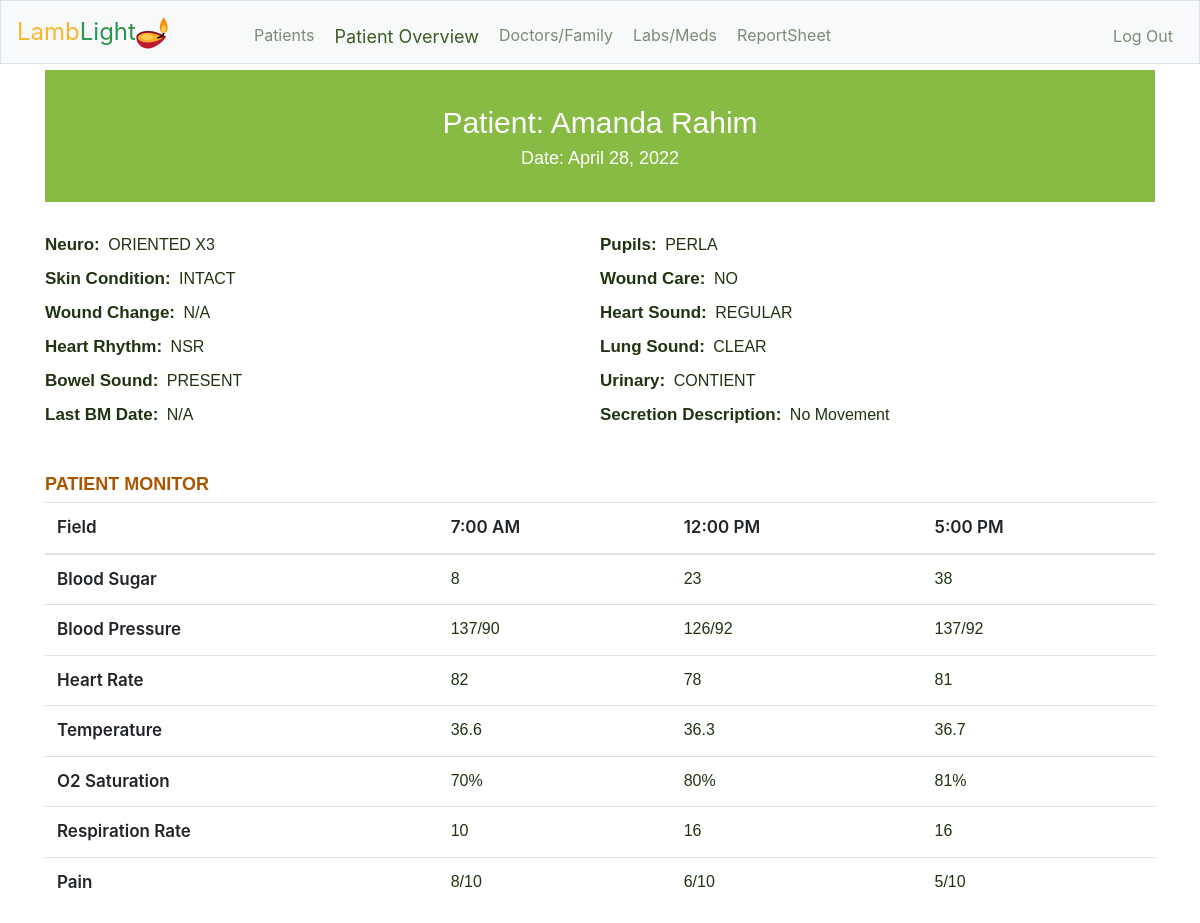
The app's page /patient_overview (signed in) with its own data.
### tables this page shows
CREATE TABLE patients (
      id INTEGER,
      first_name TEXT NOT NULL,
      last_name TEXT NOT NULL,
      dob TEXT NOT NULL,
      sex TEXT,
      code_status TEXT NOT NULL,
      diagnosis TEXT NOT NULL,
      history TEXT NOT NULL,
      allergies TEXT NOT NULL,
      picture TEXT NOT NULL UNIQUE,
      room TEXT NOT NULL,
      PRIMARY KEY(id)
);

CREATE TABLE patient_overview (
      overview_id INTEGER,
      p_overview_id INTEGER NOT NULL,
      overview_date TEXT NOT NULL,
      neuro_state TEXT NOT NULL,
      pupils TEXT NOT NULL,
      skin TEXT NOT NULL,
      wound_care TEXT NOT NULL,
      wound_change TEXT NOT NULL,
      heart_sound TEXT NOT NULL,
      heart_rhythm TEXT NOT NULL,
      lung_sound TEXT NOT NULL,
      bowel_sound TEXT NOT NULL,
      urinary TEXT NOT NULL,
      last_bm TEXT NOT NULL,
      secretion_d TEXT,
      PRIMARY KEY(overview_id),
      FOREIGN KEY(p_overview_id) REFERENCES patients(id)
);

CREATE TABLE patient_monitor (
      monitor_id INTEGER,
      p_monitor_id INTEGER NOT NULL,
      monitor_date TEXT NOT NULL,
      time INTEGER NOT NULL,
      bs NUMERIC NOT NULL,
      bp TEXT NOT NULL,
      hr NUMERIC NOT NULL,
      temp NUMERIC NOT NULL,
      o_sat TEXT NOT NULL,
      rr NUMERIC NOT NULL,
      pain TEXT NOT NULL,
      PRIMARY KEY(monitor_id),
      FOREIGN KEY(p_monitor_id) REFERENCES patients(id)
);

### application.py (the view)
@application.route("/patient_overview")
def patient_overview():
    overV_data = {}
    if not data.current_patient_id:
        overV_data = db.execute("SELECT * FROM (SELECT id, first_name, last_name FROM patients) JOIN patient_overview ON id = p_overview_id WHERE id=? ORDER BY overview_id DESC LIMIT 1", data.first_patient_id)
    else:
        overV_data = db.execute("SELECT * FROM (SELECT id, first_name, last_name FROM patients) JOIN patient_overview ON id = p_overview_id WHERE id=? ORDER BY overview_id DESC LIMIT 1", data.current_patient_id)
    DO = overV_data[0]
    DM = db.execute("SELECT * FROM patient_monitor WHERE p_monitor_id=? ORDER BY monitor_id DESC LIMIT 3", DO['id'])
    return render_template("patient_overview.html", DO=DO, DM=DM)

### application.py (called while the page is built)
@application.after_request
def after_request(response):
    response.headers["Cache-Control"] = "no-cache, no-store, must-revalidate"
    response.headers["Expires"] = 0
    response.headers["Pragma"] = "no-cache"
    return response

### templates/patient_overview.html (shortened to what this page needs)
{% extends "layout.html" %}
{% block nav1 %}
    <ul class="navbar-nav mr-auto mt-2">
        <li class="nav-item"><a href="/">Patients</a></li>
        <li class="nav-item"><a class="current-lk" href="/patient_overview">Patient Overview</a></li>
        <li class="nav-item"><a href="/doctors_family">Doctors/Family</a></li>
        <li class="nav-item"><a href="/labs">Labs/Meds</a></li>
        <li class="nav-item"><a href="/reportSheet">ReportSheet</a></li>
    </ul>
    <ul class="navbar-nav ml-auto mt-2">
        <li class="nav-item"><a href="/logout">Log Out</a></li>
    </ul>
{% endblock %}
{% block main %}
    <header class="m-fonts" id="header-ext">
        <div class="p-name">
            <lable>Patient:</lable>
            {{DO['first_name']}} {{DO['last_name']}}
        </div>
        <div class="p-date">
            <lable>Date:</lable>
            {{DO['overview_date']}}
        </div>
    </header>
    <div class="p-overV">
        <section class="middle m-fonts">
            <div class="lb-delim-l">
                <lable class="m-lable">Neuro:</lable>
                {{DO['neuro_state']}}
            </div>
            <div class="lb-delim-r">
                <lable class="m-lable">Pupils:</lable>
                {{DO['pupils']}}
            </div>
            <div class="lb-delim-l">
                <lable class="m-lable">Skin Condition:</lable>
                {{DO['skin']}}
            </div>
            <div class="lb-delim-r">
                <lable class="m-lable">Wound Care:</lable>
                {{DO['wound_care']}}
            </div>
            <div class="lb-delim-l">
                <lable class="m-lable">Wound Change:</lable>
                {{DO['wound_change']}}
            </div>
            <div class="lb-delim-r">
                <lable class="m-lable">Heart Sound:</lable>
                {{DO['heart_sound']}}
            </div>
            <div class="lb-delim-l">
                <lable class="m-lable">Heart Rhythm:</lable>
                {{DO['heart_rhythm']}}
            </div>
            <div class="lb-delim-r">
                <lable class="m-lable">Lung Sound:</lable>
                {{DO['lung_sound']}}
            </div>
            <div class="lb-delim-l">
                <lable class="m-lable">Bowel Sound:</lable>
                {{DO['bowel_sound']}}
            </div>
            <div class="lb-delim-r">
                <lable class="m-lable">Urinary:</lable>
                {{DO['urinary']}}
            </div>
            <div class="lb-delim-l">
                <lable class="m-lable">Last BM Date:</lable>
                {{DO['last_bm']}}
            </div>
            <div class="lb-delim-r">
                <lable class="m-lable">Secretion Description:</lable>
                {{DO['secretion_d']}}
            </div>
        </section>
    </div>
    <footer id="footer-main">
        <div class="lb-color">PATIENT MONITOR</div>
        <table class="table">
            <thead>
                <tr>
                    <th class="m-lable" scope="col">Field</th>
                    <th class="m-lable" scope="col">7:00 AM</th>
                    <th class="m-lable" scope="col">12:00 PM</th>
                    <th class="m-lable" scope="col">5:00 PM</th>
                </tr>
            </thead>
            <tbody>
                <tr>
                    <th class="m-lable" scope="row">Blood Sugar</th>
                    {% for row in DM %}
                        <td class="m-fonts">{{row.bs}}</td>
                    {% endfor %}
                </tr>
                <tr>
                    <th class="m-lable" scope="row">Blood Pressure</th>
                    {% for row in DM %}
                        <td class="m-fonts">{{row.bp}}</td>
                    {% endfor %}
                </tr>
                <tr>
                    <th class="m-lable" scope="row">Heart Rate</th>
                    {% for row in DM %}
                        <td class="m-fonts">{{row.hr}}</td>
                    {% endfor %}
                </tr>
                <tr>
                    <th class="m-lable" scope="row">Temperature</th>
                    {% for row in DM %}
                        <td class="m-fonts">{{row.temp}}</td>
                    {% endfor %}
                </tr>
                <tr>
                    <th class="m-lable" scope="row">O2 Saturation</th>
                    {% for row in DM %}
                        <td class="m-fonts">{{row.o_sat}}</td>
                    {% endfor %}
                </tr>
                <tr>
                    <th class="m-lable" scope="row">Respiration Rate</th>
                    {% for row in DM %}
                        <td class="m-fonts">{{row.rr}}</td>
                    {% endfor %}
                </tr>
                <tr>
                    <th class="m-lable" scope="row">Pain</th>
                    {% for row in DM %}
                        <td class="m-fonts">{{row.pain}}</td>
                    {% endfor %}
                </tr>
            </tbody>
        </table>
    </footer>
{% endblock %}

### templates/layout.html (shortened to what this page needs)
<!DOCTYPE html>
<html lang="en">
    <head>
        <link rel="stylesheet" href="https://cdn.jsdelivr.net/npm/bootstrap@4.5.3/dist/css/bootstrap.min.css">
        <link href="/static/styles.css" rel="stylesheet">
        <link rel="stylesheet" href="https://cdn.jsdelivr.net/npm/flatpickr/dist/flatpickr.min.css">
    </head>
    <body>
        <nav class="navbar navbar-expand-md navbar-light bg-light border" id="myHeader">
            <a class="navbar-brand" href="/"><span class="yellow">Lamb</span><span class="green">Light</span><span ><img src="/static/images/lamp.png" alt="lamp"></span></a>
            <div class="collapse navbar-collapse" id="navbar">
                {% if session.user_id %}
                    {% block nav1 %}{% endblock %}
                {% else %}
                    {% block nav2 %}{% endblock %}
                {% endif %}
            </div>
        </nav>
        <main class="container-lg">
            {% block main %}{% endblock %}
        </main>
    </body>
</html>

### static/styles.css (style rules this page uses)
nav .navbar-brand { font-size: xx-large; padding-right: 60px; }
nav .navbar-brand .yellow { color: #f5b82e; }
nav .navbar-brand .green { color: #2e944b; }
nav .navbar-nav li a { padding: 0px 10px; font-weight: 400; font-size: 18px; color: #7D8A74; text-decoration: none; }
nav .navbar-nav .current-lk { color: #3C5C25; font-size: 20px; }
main { overflow-x: auto; text-align: center; }
header { display: flex; align-items: center; padding: 30px 0px; background-color: #8B4; margin: 6px 0px; text-align: center; color: white; }
.p-name { font-size: 30px; }
.p-date { font-size: 18px; }
#header-ext { display: block; color: #FFFFFF; line-height: 1.5; }
#myHeader { z-index: 9999; }
.m-fonts, .lb-color, .lb-color-2 { font-family: Helvetica,Arial,sans-serif; font-weight: 400; font-size: 16px; color: #203312; line-height: 24px; }
.lb-color, .lb-color-2, .lb-c-3 { font-weight: 700; font-size: 18px; color: #A50; }
.m-lable { font-weight: 600; padding-right: 4px; font-size: 17px; }
.lb-delim-l { display: block; float: left; width: 40%; }
.lb-delim-r { display: block; float: right; width: 60%; }
.p-overV { padding-left: 40px; }
.middle { line-height: 2; text-align: left; padding: 20px 0; }
.middle::after { content: ""; display: table; clear: both; }
#footer-main { padding-top: 20px; text-align: left; color: #000; background-color: transparent; }
#footer-main .lb-color { padding-bottom: 6px; }
@media (max-width: 1200px) { nav .navbar-brand { font-size: x-large; padding-right: 60px; } }
@media (max-width: 1200px) { nav .navbar-nav li a { padding: 0px 10px; font-size: 16px; } }
@media (max-width: 1200px) { nav .navbar-nav .current-lk { font-size: 18px; } }
@media (max-width: 1200px) { .p-overV { padding-left: 0px; } }
@media (max-width: 1200px) { .p-overV .lb-delim-l, .p-overV .lb-delim-r { width: 50% } }
@media (max-width: 1200px) { .lb-delim-l { width: 38%; } }
@media (max-width: 1200px) { .lb-delim-r { width: 62%; } }

### records on screen
patients: first_name "Amanda", last_name "Rahim"
patient_overview: overview_date "April 28, 2022", neuro_state "ORIENTED X3", pupils "PERLA", skin "INTACT", wound_care "NO", wound_change "N/A", heart_sound "REGULAR", heart_rhythm "NSR", lung_sound "CLEAR", bowel_sound "PRESENT", urinary "CONTIENT", last_bm "N/A", secretion_d "No Movement"
patient_monitor: bs "8", bp "137/90", hr "82", temp "36.6", o_sat "70%", rr "10", pain "8/10"
patient_monitor: bs "23", bp "126/92", hr "78", temp "36.3", o_sat "80%", rr "16", pain "6/10"
patient_monitor: bs "38", bp "137/92", hr "81", temp "36.7", o_sat "81%", rr "16", pain "5/10"
